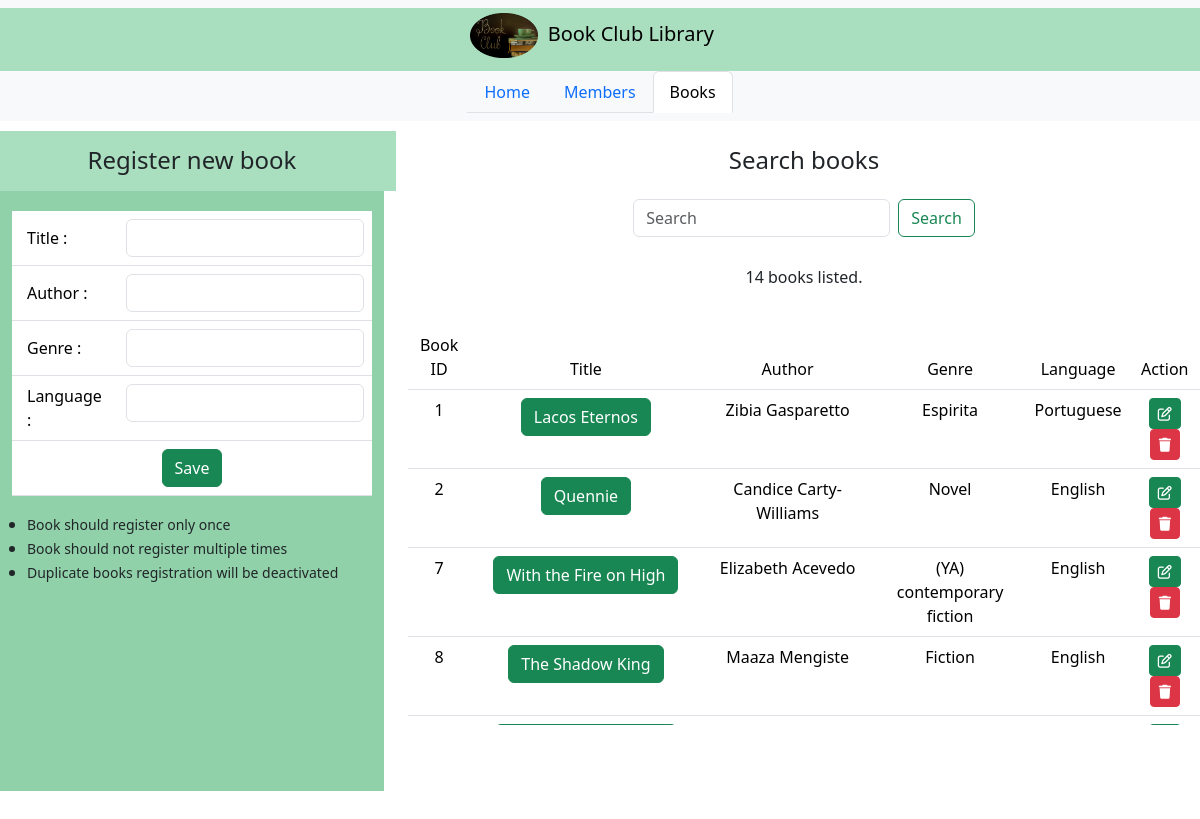
/books, run on the app's committed database.
### bis_app/models.py (models this page shows, shortened)
class book(models.Model):
    book_title=models.CharField(max_length=200)
    book_author=models.CharField(max_length=200)
    book_genre=models.CharField(max_length=200)
    book_language=models.CharField(max_length=200)
    active=models.BooleanField(default=True)

### bis_app/views.py (the view, shortened to what this page needs)
# urls.py: path('books', books_tab),
def books_tab(request):
    if request.method=="GET":
        books = book.objects.all()
        return render(request,"books.html",
                  context={"current_tab": "books",
                           "books":books}
                ) #observe that I am calling the members.html page

### bis_app/templates/books.html (shortened to what this page needs)
<!DOCTYPE html>
{% extends "index.html"%}
{% load static %}
{% block main_content %}
<div class="container-flex text-center justify-content-center align-items-center" style="">
<div class="row justify-content-center align-middle" style="margin-top: 10px;height:60px;">
    <div class="col-md-4 text-dark" style="background-color:#a9dfbf;">
        <h4 style="margin-top:15px">Register new book</h4>
    </div>
    <div class="col-md-8">
        <h4 style="margin-top:15px">Search books</h4>
    </div>
</div>
<div class="row">
    <div class="col-md-4">
        <div class="container" style="overflow-y:auto;height:600px;background:#90d1a9">
            <form class="d-flex" action="books/add" method="POST">
                <table class="table" style="margin-top: 20px;">
                    <tr>
                        <td style="text-align: left;vertical-align:middle; padding-left: 15px;">Title : </td>
                        <td><input required type="text" class="form-control" name="book_title"></td>
                    </tr>
                    <tr>
                        <td style="text-align: left;vertical-align:middle; padding-left: 15px;">Author : </td>
                        <td><input required type="text" class="form-control" name="book_author"></td>
                    </tr>
                    <tr>
                        <td style="text-align: left;vertical-align:middle; padding-left: 15px;">Genre : </td>
                        <td><input required type="text" class="form-control" name="book_genre"></td>
                    </tr>
                    <tr>
                        <td style="text-align: left;vertical-align:middle; padding-left: 15px;">Language : </td>
                        <td><input type="text" class="form-control" name="book_language"></td>
                    </tr>
                    <tr>
                        <td colspan="2">
                            <button class="btn btn-success" type="submit" name="books/add">Save</button></td>
                    </tr>
                </table>
            </form>
            <ul style="text-align: left;vertical-align: middle;padding-left: 15px;">
                <li><small>Book should register only once</small></li>
                <li><small>Book should not register multiple times</small></li>
                <li><small>Duplicate books registration will be deactivated</small></li>
            </ul>
        </div>
    </div>
    <div class="col-md-8">
        <div class="row">
            <nav class="navbar bg-body-light">
                <div class="container-fluid justify-content-center align-items-center">
                    <form class="d-flex" role="search" action="/books" method="POST">
                        <input class="form-control me-2" type="search" placeholder="Search" aria-label="Search" name="query" value="{{query}}">
                        <button class="btn btn-outline-success" type="submit">Search</button>
                    </form>
                </div>
            </nav>
        </div>
        <div class="row" style="margin-top: 20px;">
            <p>{{books | length}} books listed.</p>
        </div>
        <div class="row" style="margin-top: 20px;">
            <div class="container" style="overflow-y:auto;height:400px">
                <table class="table table-hover">
                    <thead>
                        <tr>
                            <td>Book ID</td>
                            <td>Title</td>
                            <td>Author</td>
                            <td>Genre</td>
                            <td>Language</td>
                            <td>Action</td>
                        </tr>
                    </thead>
                    <tbody>
                        {% for book in books %}
                            <tr>
                                <td>{{book.id}}</td>
                                <td>{% if book.active %}
                                        <span class="btn btn-success">{{book.book_title}}</span>
                                    {% else %}
                                        <span class="btn btn-secondary">{{book.book_title}}</span>
                                    {% endif %}
                                </td>
                                <td>{{book.book_author}}</td>
                                <td>{{book.book_genre}}</td>
                                <td>{{book.book_language}}</td>
                                <td><a href="" data-bs-toggle="modal" data-bs-target="#updatebookModal_{{book.id}}" class="btn btn-sm btn-success"><i class="fa-regular fa-pen-to-square"></i></a>
                                    <a href="" data-bs-toggle="modal" data-bs-target="#deletebookModal_{{book.id}}" class="btn btn-sm btn-danger"><i class="fa-solid fa-trash"></i></a></td>
                            </tr>
                        {% endfor %}
                    </tbody>
                </table>
            </div>
        </div>
    </div>
</div>
</div>
{% endblock %}

### data on the page
book: id "1", book_title "Lacos Eternos", book_author "Zibia Gasparetto", book_genre "Espirita", book_language "Portuguese"
book: id "2", book_title "Quennie", book_author "Candice Carty-Williams", book_genre "Novel", book_language "English"
book: id "7", book_title "With the Fire on High", book_author "Elizabeth Acevedo", book_genre "(YA) contemporary fiction", book_language "English"
book: id "8", book_title "The Shadow King", book_author "Maaza Mengiste", book_genre "Fiction", book_language "English"

### other printed values
{{ books | length }} "14"
